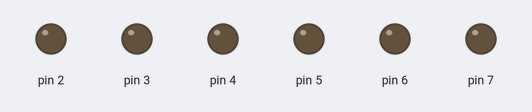
Simulated run of this sketch. Board: Arduino Uno, built with avr-gcc and run on an emulated ATmega328P. On the bench: output pins drawn as LEDs (lit = HIGH).

Above: at 0.6 s.
At 1.3 s:
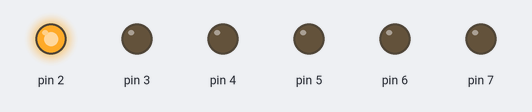
At 1.9 s:
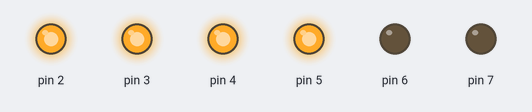
At 3.1 s:
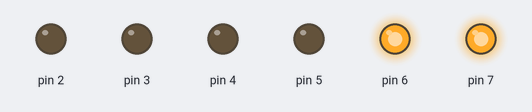
At 4.1 s:
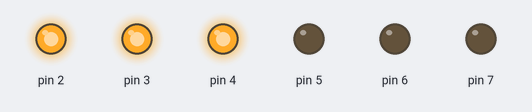
At 5.3 s:
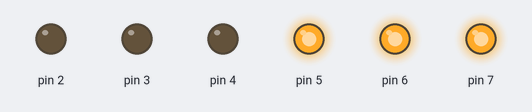
Timing chart, 0 to 5.6 s (numbered marks = the images above):
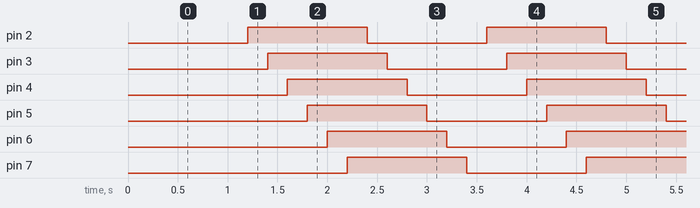

Measured:
- by itself, pin 2–7: alternates HIGH for 1.2 s and LOW for 1.2 s
- by itself, everything shown: repeats every 2.4 s, in 12 steps

The sketch:

code4.ino
```cpp
//============================智宇科技===========================
//  例程4-广告灯
//===============================================================
int BASE = 2; // 第一颗 LED 接的 I/O 脚
int NUM = 6;  // LED 的总数
int i = 0;
void setup()
{
  for (int i = BASE; i < BASE + NUM; i++)
  {
    pinMode(i, OUTPUT); // 设定数字I/O脚为输出
  }
}

void loop()
{
  for (i = BASE; i < BASE + NUM; i++)
  {
    digitalWrite(i, LOW); // 设定数字I/O脚出为"低"，即顺序熄灭
    delay(200);           // 延时
  }
  for (i = BASE; i < BASE + NUM; i++)
  {
    digitalWrite(i, HIGH); // 设定数字I/O脚输出为"低"，即顺序点亮
    delay(200);            // 延时
  }
}
```
